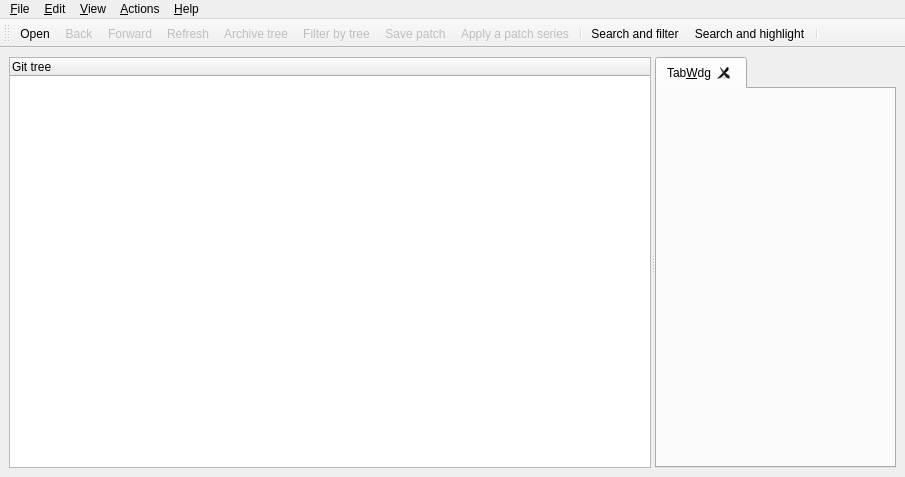
 <widget class="QMainWindow" name="MainBase">
  <property name="geometry">
   <rect>
    <x>0</x>
    <y>0</y>
    <width>905</width>
    <height>477</height>
   </rect>
  </property>
  <property name="acceptDrops">
   <bool>true</bool>
  </property>
  <property name="windowTitle">
   <string>QGit</string>
  </property>
  <property name="windowIcon">
   <iconset resource="icons.qrc">
    <normaloff>:/icons/resources/qgit.png</normaloff>:/icons/resources/qgit.png</iconset>
  </property>
  <widget class="QWidget" name="widget">
   <layout class="QHBoxLayout">
    <property name="spacing">
     <number>6</number>
    </property>
    <property name="leftMargin">
     <number>9</number>
    </property>
    <property name="topMargin">
     <number>9</number>
    </property>
    <property name="rightMargin">
     <number>9</number>
    </property>
    <property name="bottomMargin">
     <number>9</number>
    </property>
    <item>
     <widget class="QSplitter" name="treeSplitter">
      <property name="orientation">
       <enum>Qt::Horizontal</enum>
      </property>
      <widget class="TreeView" name="treeView">
       <property name="contextMenuPolicy">
        <enum>Qt::CustomContextMenu</enum>
       </property>
       <property name="selectionMode">
        <enum>QAbstractItemView::ExtendedSelection</enum>
       </property>
       <property name="rootIsDecorated">
        <bool>false</bool>
       </property>
       <property name="columnCount">
        <number>1</number>
       </property>
       <column>
        <property name="text">
         <string>Git tree</string>
        </property>
       </column>
      </widget>
      <widget class="TabWidget" name="tabWdg">
       <property name="tabsClosable">
        <bool>true</bool>
       </property>
       <widget class="QWidget" name="TabWdg">
        <attribute name="title">
         <string>Tab&amp;Wdg</string>
        </attribute>
       </widget>
      </widget>
     </widget>
    </item>
   </layout>
  </widget>
  <widget class="QToolBar" name="toolBar">
   <property name="windowTitle">
    <string>Toolbar</string>
   </property>
   <property name="orientation">
    <enum>Qt::Horizontal</enum>
   </property>
   <property name="iconSize">
    <size>
     <width>16</width>
     <height>16</height>
    </size>
   </property>
   <attribute name="toolBarArea">
    <enum>TopToolBarArea</enum>
   </attribute>
   <attribute name="toolBarBreak">
    <bool>false</bool>
   </attribute>
   <addaction name="ActOpenRepo"/>
   <addaction name="ActBack"/>
   <addaction name="ActForward"/>
   <addaction name="ActRefresh"/>
   <addaction name="ActShowTree"/>
   <addaction name="ActFilterTree"/>
   <addaction name="ActMailFormatPatch"/>
   <addaction name="ActMailApplyPatch"/>
   <addaction name="separator"/>
   <addaction name="ActSearchAndFilter"/>
   <addaction name="ActSearchAndHighlight"/>
   <addaction name="separator"/>
  </widget>
  <widget class="QMenuBar" name="MenuBarEditor">
   <property name="geometry">
    <rect>
     <x>0</x>
     <y>0</y>
     <width>905</width>
     <height>22</height>
    </rect>
   </property>
   <widget class="QMenu" name="Help">
    <property name="title">
     <string>&amp;Help</string>
    </property>
    <addaction name="ActHelp"/>
    <addaction name="ActAbout"/>
   </widget>
   <widget class="QMenu" name="File">
    <property name="title">
     <string>&amp;File</string>
    </property>
    <property name="separatorsCollapsible">
     <bool>true</bool>
    </property>
    <addaction name="ActOpenRepo"/>
    <addaction name="ActOpenRepoNewWindow"/>
    <addaction name="ActRefresh"/>
    <addaction name="ActSaveFile"/>
    <addaction name="ActMailFormatPatch"/>
    <addaction name="ActMailApplyPatch"/>
    <addaction name="separator"/>
    <addaction name="ActClose"/>
    <addaction name="ActExit"/>
    <addaction name="separator"/>
   </widget>
   <widget class="QMenu" name="Edit">
    <property name="title">
     <string>&amp;Edit</string>
    </property>
    <addaction name="ActCommit"/>
    <addaction name="ActAmend"/>
    <addaction name="ActCheckout"/>
    <addaction name="ActBranch"/>
    <addaction name="ActTag"/>
    <addaction name="ActDelete"/>
    <addaction name="ActPush"/>
    <addaction name="ActPop"/>
    <addaction name="separator"/>
    <addaction name="ActFind"/>
    <addaction name="ActFindNext"/>
    <addaction name="separator"/>
    <addaction name="ActSettings"/>
   </widget>
   <widget class="QMenu" name="Actions">
    <property name="title">
     <string>&amp;Actions</string>
    </property>
    <addaction name="ActCustomActionSetup"/>
   </widget>
   <widget class="QMenu" name="View">
    <property name="title">
     <string>&amp;View</string>
    </property>
    <addaction name="ActBack"/>
    <addaction name="ActForward"/>
    <addaction name="separator"/>
    <addaction name="ActRangeDlg"/>
    <addaction name="separator"/>
    <addaction name="ActCheckWorkDir"/>
    <addaction name="ActMarkDiffToSha"/>
    <addaction name="separator"/>
    <addaction name="ActViewRev"/>
    <addaction name="ActViewDiff"/>
    <addaction name="ActViewDiffNewTab"/>
    <addaction name="ActViewFile"/>
    <addaction name="ActViewFileNewTab"/>
    <addaction name="ActExternalDiff"/>
    <addaction name="ActExternalEditor"/>
    <addaction name="ActShowTree"/>
    <addaction name="ActSplitView"/>
    <addaction name="ActToggleLogsDiff"/>
    <addaction name="ActShowDescHeader"/>
    <addaction name="ActFilterTree"/>
   </widget>
   <addaction name="File"/>
   <addaction name="Edit"/>
   <addaction name="View"/>
   <addaction name="Actions"/>
   <addaction name="separator"/>
   <addaction name="Help"/>
  </widget>
  <action name="ActOpenRepo">
   <property name="icon">
    <iconset theme="document-open-folder" resource="icons.qrc">
     <normaloff>:/icons/resources/folder_open.png</normaloff>:/icons/resources/folder_open.png</iconset>
   </property>
   <property name="text">
    <string>&amp;Open...</string>
   </property>
   <property name="iconText">
    <string>Open</string>
   </property>
   <property name="shortcut">
    <string>Ctrl+O</string>
   </property>
  </action>
  <action name="ActExit">
   <property name="icon">
    <iconset theme="application-exit"/>
   </property>
   <property name="text">
    <string>E&amp;xit</string>
   </property>
   <property name="iconText">
    <string>Exit</string>
   </property>
   <property name="shortcut">
    <string>Ctrl+Q</string>
   </property>
  </action>
  <action name="ActAbout">
   <property name="icon">
    <iconset resource="icons.qrc">
     <normaloff>:/icons/resources/qgit.png</normaloff>:/icons/resources/qgit.png</iconset>
   </property>
   <property name="text">
    <string>&amp;About QGit</string>
   </property>
   <property name="iconText">
    <string>About</string>
   </property>
   <property name="shortcut">
    <string/>
   </property>
  </action>
  <action name="ActMailFormatPatch">
   <property name="enabled">
    <bool>false</bool>
   </property>
   <property name="icon">
    <iconset theme="mail-send" resource="icons.qrc">
     <normaloff>:/icons/resources/mail_send.png</normaloff>:/icons/resources/mail_send.png</iconset>
   </property>
   <property name="text">
    <string>&amp;Save patch...</string>
   </property>
   <property name="iconText">
    <string>Save patch</string>
   </property>
   <property name="toolTip">
    <string>Save a patch series to be sent by e-mail</string>
   </property>
  </action>
  <action name="ActHelp">
   <property name="icon">
    <iconset theme="help-contents" resource="icons.qrc">
     <normaloff>:/icons/resources/help.png</normaloff>:/icons/resources/help.png</iconset>
   </property>
   <property name="text">
    <string>QGit ha&amp;ndbook</string>
   </property>
   <property name="iconText">
    <string>Handbook</string>
   </property>
   <property name="shortcut">
    <string>F1</string>
   </property>
  </action>
  <action name="ActSettings">
   <property name="icon">
    <iconset theme="configure" resource="icons.qrc">
     <normaloff>:/icons/resources/configure.png</normaloff>:/icons/resources/configure.png</iconset>
   </property>
   <property name="text">
    <string>&amp;Settings...</string>
   </property>
   <property name="iconText">
    <string>Settings</string>
   </property>
  </action>
  <action name="ActCommit">
   <property name="enabled">
    <bool>false</bool>
   </property>
   <property name="icon">
    <iconset resource="icons.qrc">
     <normaloff>:/icons/resources/vcs_commit.png</normaloff>:/icons/resources/vcs_commit.png</iconset>
   </property>
   <property name="text">
    <string>&amp;Commit...</string>
   </property>
   <property name="iconText">
    <string>Commit</string>
   </property>
   <property name="toolTip">
    <string>Commit changes</string>
   </property>
   <property name="shortcut">
    <string>!</string>
   </property>
  </action>
  <action name="ActTag">
   <property name="enabled">
    <bool>false</bool>
   </property>
   <property name="icon">
    <iconset theme="tag"/>
   </property>
   <property name="text">
    <string>Make &amp;tag...</string>
   </property>
   <property name="iconText">
    <string>Make tag</string>
   </property>
   <property name="toolTip">
    <string>Tag selected revision</string>
   </property>
   <property name="shortcut">
    <string>Ctrl+T</string>
   </property>
  </action>
  <action name="ActOpenRepoNewWindow">
   <property name="icon">
    <iconset theme="window-new"/>
   </property>
   <property name="text">
    <string>Open in a &amp;new window...</string>
   </property>
   <property name="iconText">
    <string>Open in a &amp;new window</string>
   </property>
   <property name="shortcut">
    <string>Ctrl+N</string>
   </property>
  </action>
  <action name="ActClose">
   <property name="icon">
    <iconset theme="window-close"/>
   </property>
   <property name="text">
    <string>&amp;Close</string>
   </property>
   <property name="iconText">
    <string>Close</string>
   </property>
   <property name="shortcut">
    <string>Q</string>
   </property>
  </action>
  <action name="ActMailApplyPatch">
   <property name="enabled">
    <bool>false</bool>
   </property>
   <property name="icon">
    <iconset theme="mail-receive" resource="icons.qrc">
     <normaloff>:/icons/resources/mail_get.png</normaloff>:/icons/resources/mail_get.png</iconset>
   </property>
   <property name="text">
    <string>Apply &amp;patch...</string>
   </property>
   <property name="iconText">
    <string>Apply a patch series</string>
   </property>
  </action>
  <action name="ActPush">
   <property name="enabled">
    <bool>false</bool>
   </property>
   <property name="text">
    <string>&amp;Push patch</string>
   </property>
   <property name="iconText">
    <string>Push patch</string>
   </property>
   <property name="toolTip">
    <string>Push this patch on StGIT stack</string>
   </property>
   <property name="shortcut">
    <string>PgUp</string>
   </property>
  </action>
  <action name="ActPop">
   <property name="enabled">
    <bool>false</bool>
   </property>
   <property name="text">
    <string>P&amp;op patch</string>
   </property>
   <property name="iconText">
    <string>Pop patch</string>
   </property>
   <property name="toolTip">
    <string>Pop patches from StGIT stack until this one included</string>
   </property>
   <property name="shortcut">
    <string>PgDown</string>
   </property>
  </action>
  <action name="ActRefresh">
   <property name="enabled">
    <bool>false</bool>
   </property>
   <property name="icon">
    <iconset theme="view-refresh" resource="icons.qrc">
     <normaloff>:/icons/resources/reload.png</normaloff>:/icons/resources/reload.png</iconset>
   </property>
   <property name="iconText">
    <string>Refresh</string>
   </property>
   <property name="toolTip">
    <string>Refresh view (F5)</string>
   </property>
   <property name="shortcut">
    <string>F5</string>
   </property>
  </action>
  <action name="ActViewDiff">
   <property name="enabled">
    <bool>false</bool>
   </property>
   <property name="text">
    <string>View &amp;patch</string>
   </property>
   <property name="iconText">
    <string>View patch</string>
   </property>
   <property name="toolTip">
    <string>Double click on revision log as a shortcut</string>
   </property>
   <property name="statusTip">
    <string>Double click on revision log as a shortcut</string>
   </property>
   <property name="shortcut">
    <string>Ctrl+P</string>
   </property>
  </action>
  <action name="ActViewFile">
   <property name="enabled">
    <bool>false</bool>
   </property>
   <property name="text">
    <string>View file</string>
   </property>
   <property name="iconText">
    <string>View file</string>
   </property>
   <property name="toolTip">
    <string>Double click on file name as a shortcut</string>
   </property>
   <property name="statusTip">
    <string>Double click on file name as a shortcut</string>
   </property>
   <property name="shortcut">
    <string>Ctrl+A</string>
   </property>
  </action>
  <action name="ActSaveFile">
   <property name="enabled">
    <bool>false</bool>
   </property>
   <property name="icon">
    <iconset theme="document-save-as"/>
   </property>
   <property name="text">
    <string>Save file &amp;as...</string>
   </property>
   <property name="iconText">
    <string>Save file as...</string>
   </property>
   <property name="toolTip">
    <string>Save selected file</string>
   </property>
   <property name="shortcut">
    <string>Ctrl+S</string>
   </property>
  </action>
  <action name="ActFilterTree">
   <property name="checkable">
    <bool>true</bool>
   </property>
   <property name="enabled">
    <bool>false</bool>
   </property>
   <property name="icon">
    <iconset theme="tools-wizard" resource="icons.qrc">
     <normaloff>:/icons/resources/wizard.png</normaloff>:/icons/resources/wizard.png</iconset>
   </property>
   <property name="text">
    <string>Toggle filter by tree</string>
   </property>
   <property name="iconText">
    <string>Filter by tree</string>
   </property>
   <property name="toolTip">
    <string>Filter by tree selection, multiple selections allowed</string>
   </property>
  </action>
  <action name="ActShowTree">
   <property name="checkable">
    <bool>true</bool>
   </property>
   <property name="enabled">
    <bool>false</bool>
   </property>
   <property name="icon">
    <iconset theme="view-list-tree" resource="icons.qrc">
     <normaloff>:/icons/resources/view_tree.png</normaloff>:/icons/resources/view_tree.png</iconset>
   </property>
   <property name="text">
    <string>Toggle tree view</string>
   </property>
   <property name="iconText">
    <string>Archive tree</string>
   </property>
   <property name="toolTip">
    <string>Toggle tree view (T)</string>
   </property>
   <property name="shortcut">
    <string>T</string>
   </property>
  </action>
  <action name="ActDelete">
   <property name="enabled">
    <bool>false</bool>
   </property>
   <property name="icon">
    <iconset theme="edit-delete"/>
   </property>
   <property name="text">
    <string>&amp;Delete references...</string>
   </property>
   <property name="iconText">
    <string>Delete tag</string>
   </property>
   <property name="toolTip">
    <string>Remove selected reference names</string>
   </property>
  </action>
  <action name="ActCheckWorkDir">
   <property name="checkable">
    <bool>true</bool>
   </property>
   <property name="enabled">
    <bool>false</bool>
   </property>
   <property name="icon">
    <iconset theme="folder-sync"/>
   </property>
   <property name="text">
    <string>&amp;Check working directory</string>
   </property>
   <property name="iconText">
    <string>Check working dir</string>
   </property>
   <property name="toolTip">
    <string>Check working directory</string>
   </property>
  </action>
  <action name="ActMarkDiffToSha">
   <property name="text">
    <string>&amp;Mark for diff</string>
   </property>
   <property name="iconText">
    <string>Mark for diff</string>
   </property>
   <property name="toolTip">
    <string>Mark selected revision to diff against</string>
   </property>
  </action>
  <action name="ActExternalDiff">
   <property name="enabled">
    <bool>false</bool>
   </property>
   <property name="text">
    <string>E&amp;xternal diff...</string>
   </property>
   <property name="iconText">
    <string>Launch external diff viewer</string>
   </property>
   <property name="shortcut">
    <string>Ctrl+D</string>
   </property>
  </action>
  <action name="ActExternalEditor">
   <property name="enabled">
    <bool>false</bool>
   </property>
   <property name="text">
    <string>External &amp;editor...</string>
   </property>
   <property name="iconText">
    <string>Launch external editor</string>
   </property>
   <property name="shortcut">
    <string>Ctrl+E</string>
   </property>
  </action>
  <action name="ActViewRev">
   <property name="enabled">
    <bool>false</bool>
   </property>
   <property name="text">
    <string>View revision</string>
   </property>
   <property name="iconText">
    <string>View revision</string>
   </property>
   <property name="toolTip">
    <string>Double click on a revision in file history as a shortcut</string>
   </property>
   <property name="shortcut">
    <string>Ctrl+R</string>
   </property>
  </action>
  <action name="ActSplitView">
   <property name="icon">
    <iconset theme="view-split-top-bottom" resource="icons.qrc">
     <normaloff>:/icons/resources/view_top_bottom.png</normaloff>:/icons/resources/view_top_bottom.png</iconset>
   </property>
   <property name="text">
    <string>Toggle split view</string>
   </property>
   <property name="iconText">
    <string>Toggle split view</string>
   </property>
   <property name="toolTip">
    <string>Hide/unhide secondary pane</string>
   </property>
   <property name="shortcut">
    <string>S</string>
   </property>
  </action>
  <action name="ActFind">
   <property name="icon">
    <iconset theme="edit-find"/>
   </property>
   <property name="text">
    <string>&amp;Find...</string>
   </property>
   <property name="iconText">
    <string>Find text in current view...</string>
   </property>
   <property name="shortcut">
    <string>Ctrl+F</string>
   </property>
  </action>
  <action name="ActFindNext">
   <property name="text">
    <string>Find &amp;next</string>
   </property>
   <property name="iconText">
    <string>Find next</string>
   </property>
   <property name="toolTip">
    <string>Go to next occurrence of searched text</string>
   </property>
   <property name="shortcut">
    <string>F3</string>
   </property>
  </action>
  <action name="ActForward">
   <property name="enabled">
    <bool>false</bool>
   </property>
   <property name="icon">
    <iconset theme="go-next" resource="icons.qrc">
     <normaloff>:/icons/resources/next.png</normaloff>:/icons/resources/next.png</iconset>
   </property>
   <property name="text">
    <string>&amp;Forward</string>
   </property>
   <property name="iconText">
    <string>Forward</string>
   </property>
   <property name="shortcut">
    <string>Alt+Right</string>
   </property>
  </action>
  <action name="ActBack">
   <property name="enabled">
    <bool>false</bool>
   </property>
   <property name="icon">
    <iconset theme="go-previous" resource="icons.qrc">
     <normaloff>:/icons/resources/previous.png</normaloff>:/icons/resources/previous.png</iconset>
   </property>
   <property name="text">
    <string>&amp;Back</string>
   </property>
   <property name="iconText">
    <string>Back</string>
   </property>
   <property name="shortcut">
    <string>Alt+Left</string>
   </property>
  </action>
  <action name="ActCustomActionSetup">
   <property name="icon">
    <iconset theme="bookmarks" resource="icons.qrc">
     <normaloff>:/icons/resources/bookmark.png</normaloff>:/icons/resources/bookmark.png</iconset>
   </property>
   <property name="text">
    <string>&amp;Setup actions...</string>
   </property>
   <property name="iconText">
    <string>Setup actions...</string>
   </property>
  </action>
  <action name="ActViewFileNewTab">
   <property name="enabled">
    <bool>false</bool>
   </property>
   <property name="icon">
    <iconset theme="tab-new"/>
   </property>
   <property name="text">
    <string>View file in new tab</string>
   </property>
   <property name="iconText">
    <string>View file in new tab</string>
   </property>
   <property name="shortcut">
    <string>Ctrl+Shift+A</string>
   </property>
  </action>
  <action name="ActViewDiffNewTab">
   <property name="enabled">
    <bool>false</bool>
   </property>
   <property name="icon">
    <iconset theme="tab-new"/>
   </property>
   <property name="text">
    <string>View patch in new tab</string>
   </property>
   <property name="iconText">
    <string>View patch in new tab</string>
   </property>
   <property name="shortcut">
    <string>Ctrl+Shift+P</string>
   </property>
  </action>
  <action name="ActSearchAndFilter">
   <property name="checkable">
    <bool>true</bool>
   </property>
   <property name="enabled">
    <bool>true</bool>
   </property>
   <property name="icon">
    <iconset theme="view-filter" resource="icons.qrc">
     <normaloff>:/icons/resources/filter.png</normaloff>:/icons/resources/filter.png</iconset>
   </property>
   <property name="text">
    <string>Search and filter</string>
   </property>
   <property name="statusTip">
    <string>Toggle filter</string>
   </property>
  </action>
  <action name="ActSearchAndHighlight">
   <property name="checkable">
    <bool>true</bool>
   </property>
   <property name="enabled">
    <bool>true</bool>
   </property>
   <property name="icon">
    <iconset theme="edit-find" resource="icons.qrc">
     <normaloff>:/icons/resources/find.png</normaloff>:/icons/resources/find.png</iconset>
   </property>
   <property name="text">
    <string>Search and highlight</string>
   </property>
   <property name="statusTip">
    <string>Toggle match highlight</string>
   </property>
  </action>
  <action name="ActShowDescHeader">
   <property name="checkable">
    <bool>true</bool>
   </property>
   <property name="checked">
    <bool>true</bool>
   </property>
   <property name="text">
    <string>Show &amp;header info</string>
   </property>
   <property name="iconText">
    <string>Show header info</string>
   </property>
   <property name="toolTip">
    <string>Show revision description header info</string>
   </property>
   <property name="shortcut">
    <string>H</string>
   </property>
  </action>
  <action name="ActToggleLogsDiff">
   <property name="text">
    <string>Toggle message/diff</string>
   </property>
   <property name="iconText">
    <string>Toggle message/diff</string>
   </property>
   <property name="toolTip">
    <string>Toggle between messages and patch content\n in revision description pane</string>
   </property>
   <property name="shortcut">
    <string>M</string>
   </property>
  </action>
  <action name="ActRangeDlg">
   <property name="icon">
    <iconset theme="edit-select" resource="icons.qrc">
     <normaloff>:/icons/resources/range_select.png</normaloff>:/icons/resources/range_select.png</iconset>
   </property>
   <property name="text">
    <string>Select range...</string>
   </property>
   <property name="toolTip">
    <string>Show 'Select range' dialog</string>
   </property>
  </action>
  <action name="ActAmend">
   <property name="icon">
    <iconset theme="edit-entry"/>
   </property>
   <property name="text">
    <string>&amp;Amend commit...</string>
   </property>
   <property name="toolTip">
    <string>Amend previous commit</string>
   </property>
   <property name="shortcut">
    <string>@</string>
   </property>
  </action>
  <action name="ActBranch">
   <property name="enabled">
    <bool>false</bool>
   </property>
   <property name="text">
    <string>Make &amp;branch...</string>
   </property>
   <property name="toolTip">
    <string>Make new branch on selected revision</string>
   </property>
   <property name="shortcut">
    <string>Ctrl+B</string>
   </property>
  </action>
  <action name="ActCheckout">
   <property name="text">
    <string>&amp;Checkout...</string>
   </property>
   <property name="iconText">
    <string>Checkout</string>
   </property>
   <property name="toolTip">
    <string>Checkout selected revision</string>
   </property>
   <property name="shortcut">
    <string>Ctrl+Shift+C</string>
   </property>
  </action>
 </widget>
